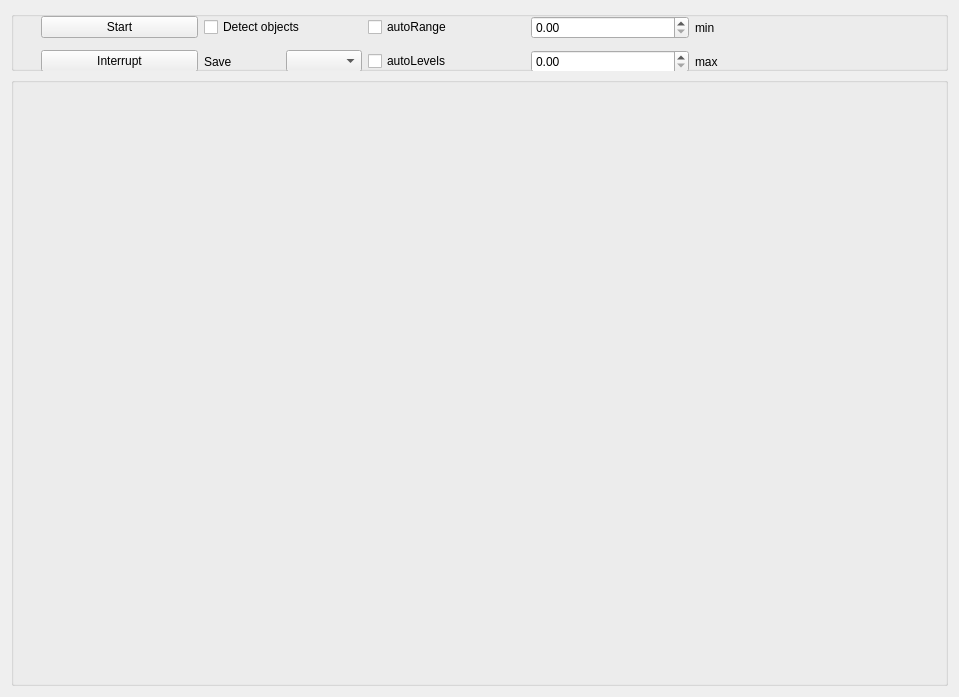
<?xml version="1.0" encoding="UTF-8"?>
<ui version="4.0">
 <class>Form</class>
 <widget class="QWidget" name="Form">
  <property name="geometry">
   <rect>
    <x>0</x>
    <y>0</y>
    <width>959</width>
    <height>697</height>
   </rect>
  </property>
  <property name="windowTitle">
   <string>Form</string>
  </property>
  <layout class="QGridLayout" name="gridLayout_2" rowstretch="0,1">
   <item row="1" column="0">
    <widget class="QGroupBox" name="image_groupBox">
     <property name="title">
      <string/>
     </property>
     <layout class="QHBoxLayout" name="horizontalLayout">
      <item>
       <layout class="QGridLayout" name="imageLayout"/>
      </item>
     </layout>
    </widget>
   </item>
   <item row="0" column="0">
    <widget class="QGroupBox" name="settings_groupBox">
     <property name="minimumSize">
      <size>
       <width>0</width>
       <height>60</height>
      </size>
     </property>
     <property name="title">
      <string/>
     </property>
     <widget class="QWidget" name="gridLayoutWidget_2">
      <property name="geometry">
       <rect>
        <x>30</x>
        <y>0</y>
        <width>811</width>
        <height>67</height>
       </rect>
      </property>
      <layout class="QGridLayout" name="gridLayout">
       <item row="0" column="4">
        <widget class="QCheckBox" name="autoRange_checkbox">
         <property name="text">
          <string>autoRange</string>
         </property>
        </widget>
       </item>
       <item row="0" column="5">
        <widget class="QDoubleSpinBox" name="min_doubleSpinBox"/>
       </item>
       <item row="1" column="5">
        <widget class="QDoubleSpinBox" name="max_doubleSpinBox"/>
       </item>
       <item row="1" column="6">
        <widget class="QLabel" name="level_min_label">
         <property name="text">
          <string>max</string>
         </property>
        </widget>
       </item>
       <item row="0" column="6">
        <widget class="QLabel" name="level_max_label">
         <property name="text">
          <string>min</string>
         </property>
        </widget>
       </item>
       <item row="1" column="4">
        <widget class="QCheckBox" name="autoLevels_checkbox">
         <property name="text">
          <string>autoLevels</string>
         </property>
        </widget>
       </item>
       <item row="0" column="0">
        <widget class="QPushButton" name="start_pushButton">
         <property name="text">
          <string>Start</string>
         </property>
        </widget>
       </item>
       <item row="1" column="0">
        <widget class="QPushButton" name="interrupt_pushButton">
         <property name="text">
          <string>Interrupt</string>
         </property>
        </widget>
       </item>
       <item row="1" column="1">
        <layout class="QHBoxLayout" name="horizontalLayout_2">
         <item>
          <widget class="QLabel" name="label">
           <property name="text">
            <string>Save</string>
           </property>
          </widget>
         </item>
         <item>
          <widget class="QComboBox" name="save_comboBox"/>
         </item>
        </layout>
       </item>
       <item row="0" column="1">
        <widget class="QCheckBox" name="detect_checkBox">
         <property name="text">
          <string>Detect objects</string>
         </property>
        </widget>
       </item>
      </layout>
     </widget>
    </widget>
   </item>
  </layout>
 </widget>
 <resources/>
 <connections/>
</ui>
